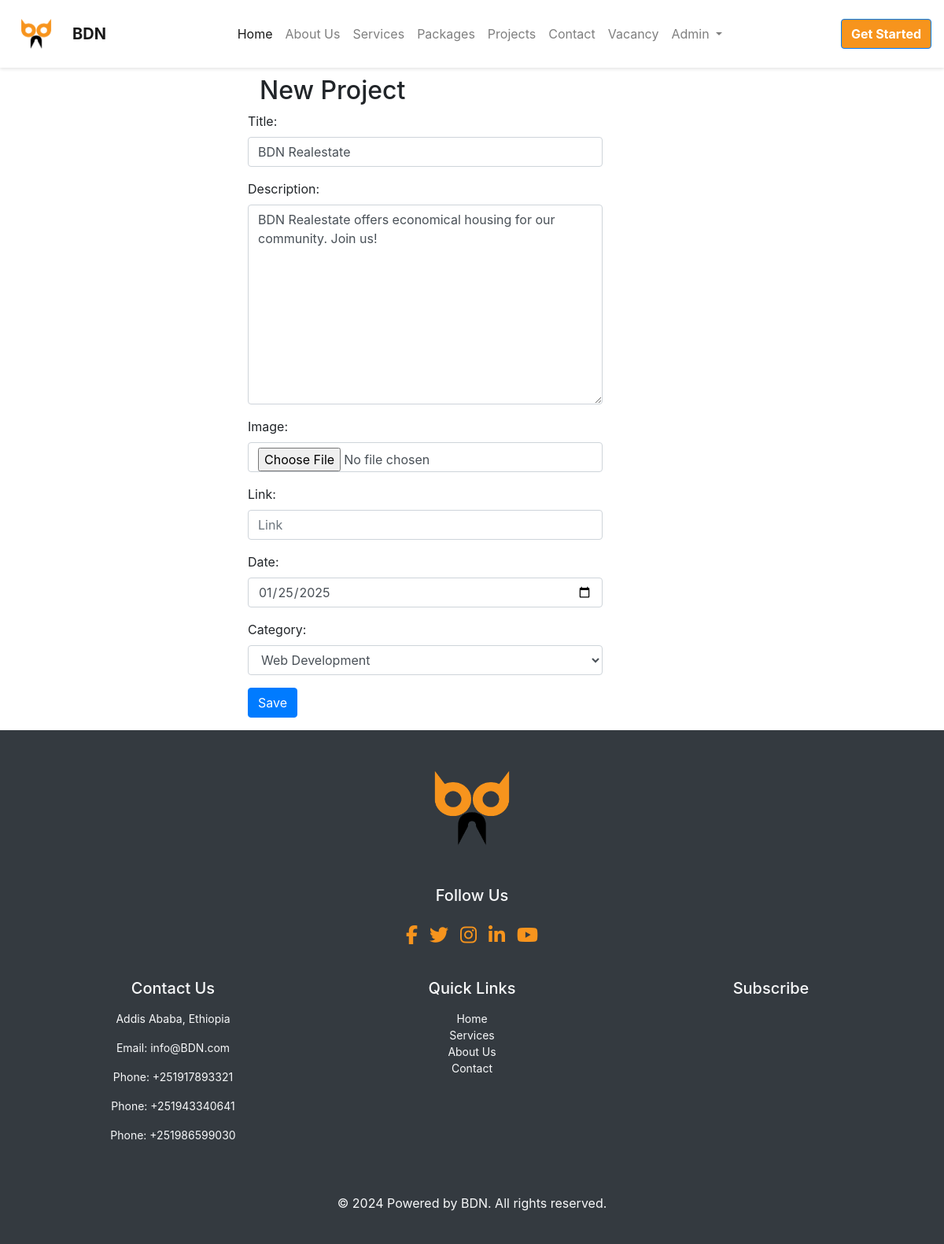
Before: /project/4/edit/ (signed in) with the older database file.
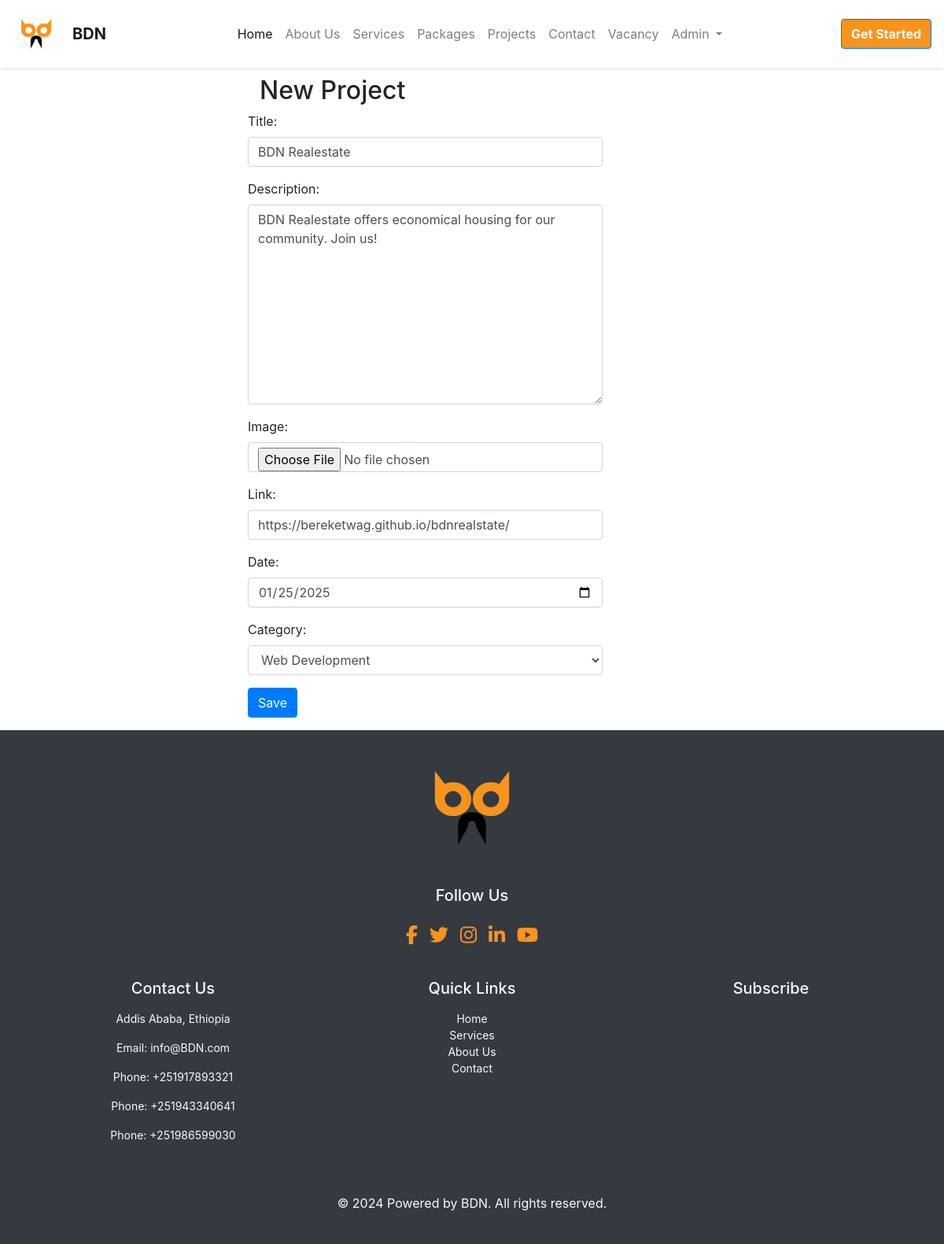
After: the same page with the newer database file.
### project/models.py (models this page shows, shortened)
class Project(models.Model):
    title = models.CharField(max_length=200)
    link = models.CharField(max_length=800 , null=True, blank =True)
    image = models.ImageField(upload_to='images/', null=True,)
    description = models.TextField(max_length=1000)
    added_date = models.DateTimeField(auto_now_add=True)
    category = models.ForeignKey(Category,blank=True,null=True,on_delete=models.SET_NULL)
    date=models.DateField(null=True, blank=True)
    class Meta:
        ordering = ['-added_date']

### project/views.py (the view)
# urls.py: path('<int:pk>/edit/', views.ProjectUpdateView.as_view(), name='project_edit'),
class ProjectUpdateView(LoginRequiredMixin, UpdateView):
    login_url = '/accounts/login/'
    redirect_field_name = 'project/project_list.html'
    form_class = ProjectForm
    model = Project
    @method_decorator(user_passes_test(lambda u: u.is_superuser))
    def dispatch(self, *args, **kwargs):
        return super().dispatch(*args, **kwargs)

### project/forms.py
class ProjectForm(forms.ModelForm):
    class Meta():
        model = Project
        fields = ['title', 'description', 'image', 'link','date','category']
        widgets = {
            'title': forms.TextInput(attrs={'class': 'form-control  textinputclass', 'placeholder': 'Title'}),
            'link': forms.TextInput(attrs={'class': 'form-control  textinputclass', 'placeholder': 'Link'}),
            'description': forms.Textarea(
                attrs={'class': 'form-control editable medium-editor-textarea textinputclass', 'placeholder': 'Description'}),
            'image': forms.FileInput(attrs={'class': 'form-control'}),
            'date': forms.DateInput(attrs={'class': 'form-control datetimeinput',
                                           'placeholder': 'Select Date',
                                           'type': 'date'}),  # Updated widget
            'category': forms.Select(attrs={'class': 'form-control'}),
        }

### package/models.py (called while the page is built)
    def __str__(self):
        return str(self.name)

### project/templates/project/project_form.html (shortened to what this page needs)
{% extends 'base.html' %}
{% block content %}
<div class="container mt-5 pt-5">
        <div class="row justify-content-center">
            <div class="col-md-6">
                <h2 id="form-title">New Project</h2>
                <form method="POST" enctype="multipart/form-data"  class="row g-3 align-items-center post-form" >
                    <div class="mb-3">
                        {{form.as_p}}
                        <button type="submit" class="btn btn-primary save btn btn-default loader">Save</button>
                    </div>
                </form>
            </div>
        </div>
</div>
{% endblock %}

Changed rows visible on the page:
changed Project "BDN Realestate": link (not shown) → "https://bereketwag.github.io/bdnrealstate/"
